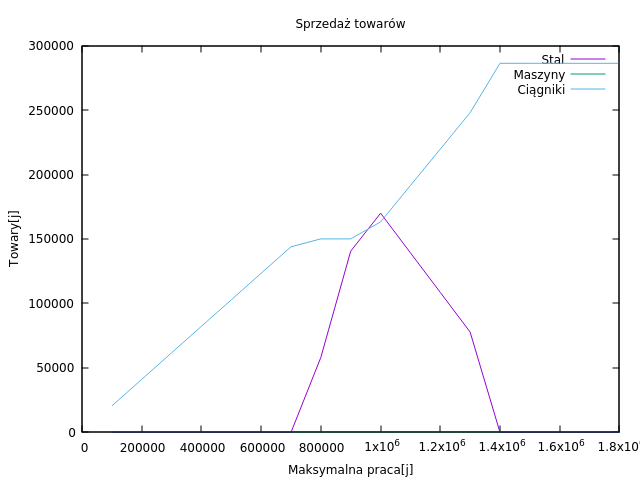

This chart was generated by the following gnuplot code:
set datafile separator ','
set title "Sprzedaż towarów"
set ylabel "Towary[j]" # label for the Y axis
set xlabel 'Maksymalna praca[j]' # label for the X axis
plot "sprzedaz_jed.csv" using 1:2 with lines title "Stal", '' using 1:3 with lines title "Maszyny", '' using 1:4 with lines title "Ciągniki"
